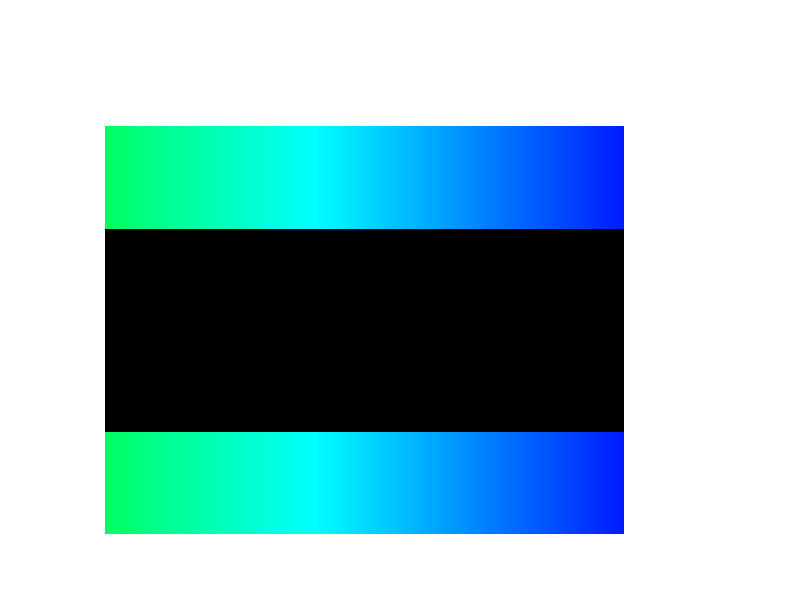
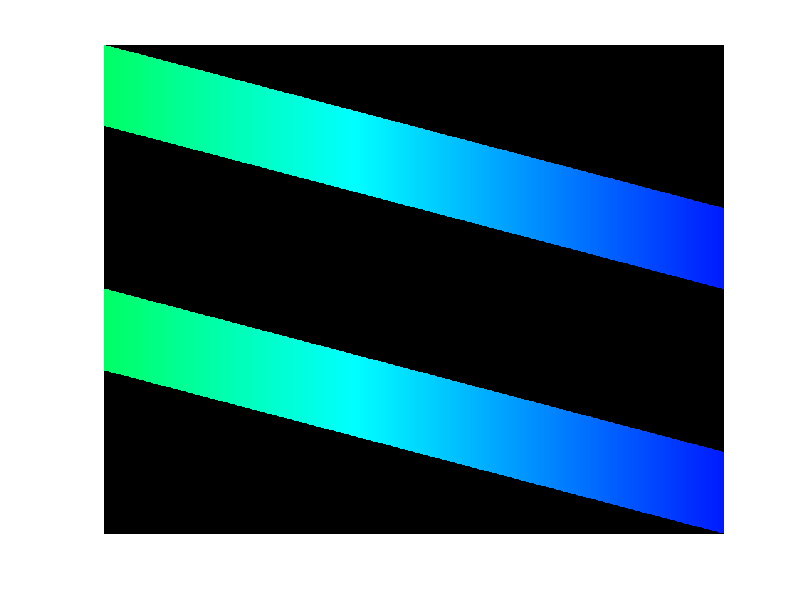
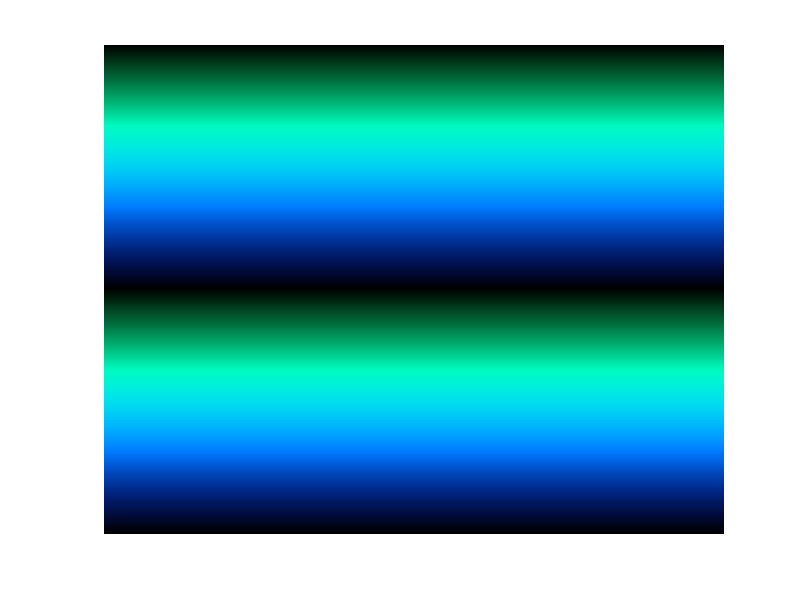

MATLAB code for these plots, in order:
% This script tests the idea of convoluting a 1D shape into 1 line
clear; close all; clc;
%% Start program (input)
% Amount of colors (amount of columns) [50]
amountOfColors = 1000;

% Amount of elements in the height direction (Amount of row entries) [100]
amountOfElementsInHeight = amountOfColors;

% Dictates the percentage of the center part blocked by the filter [50]
percentageBlocked = 50; 

% Specify the portion you select from the generated spectrum (in
% percentage) [45,70]
beginSpectrum = 40;
endSpectrum = 65;

% Specify the speed of the diffraction grating (not in real /mm but just a
% number) [3]
speedGrating = 2;

% Dictate the plot width
plotWidth = 400;
plotHeight = 800;
%% Initialisation
% Get colors
colors = hsv(amountOfColors)';

% Initialise image (white)
base = ones(amountOfElementsInHeight,amountOfColors,3);

% Assign colors to image
base(:,:,1) = repmat(colors(1,:),amountOfElementsInHeight,1);
base(:,:,2) = repmat(colors(2,:),amountOfElementsInHeight,1);
base(:,:,3) = repmat(colors(3,:),amountOfElementsInHeight,1);

% Put colors through slit to gather desired colors
truncatedColors = base(:,floor(beginSpectrum/100*amountOfColors):floor(endSpectrum*amountOfColors/100),:);

%Show image
figure('position',[0 0 plotWidth plotHeight]);
hold on;
image(truncatedColors)
axis off

% Block part of the spectrum
blockedElements = floor(size(truncatedColors,1)*percentageBlocked/100);
% Create blocking filter
blockingFilter = zeros(blockedElements,size(truncatedColors,2),3);

% Calculate index start
indexStart = floor((size(truncatedColors,1) - blockedElements)/2);
% Apply filter
truncatedColors(indexStart:indexStart+blockedElements-1,:,:) = blockingFilter;

image(truncatedColors);

newAmtColors = size(truncatedColors,2);
% Create bigger zero matrix to be used for shifting the colors
bigMatrix = zeros(speedGrating*newAmtColors+amountOfElementsInHeight,newAmtColors,3);

% Now for each column in the truncated Colors put them in the corresponding
% row in the bigMatrix but shift every column 2 down with respect to the
% previous column

for i=0:size(truncatedColors, 2)-1
    firstIndex = i*speedGrating+1;
    lastIndex = firstIndex + size(truncatedColors, 1)-1;
    bigMatrix(firstIndex:lastIndex,i+1,:) = truncatedColors(:,i+1,:);
end

figure('position',[0 0 plotWidth plotHeight]);
image(bigMatrix)
axis off;

% squeeze them to one color
squeezed = sum(bigMatrix,2)/size(bigMatrix,2);

minimumBrightness = min(min(squeezed));
maximumBrightness = max(max(squeezed));

factor = 1/(maximumBrightness-minimumBrightness);

squeezedCorrected = squeezed*factor;

figure('position',[0 0 plotWidth plotHeight]);
image(squeezedCorrected);
axis off;